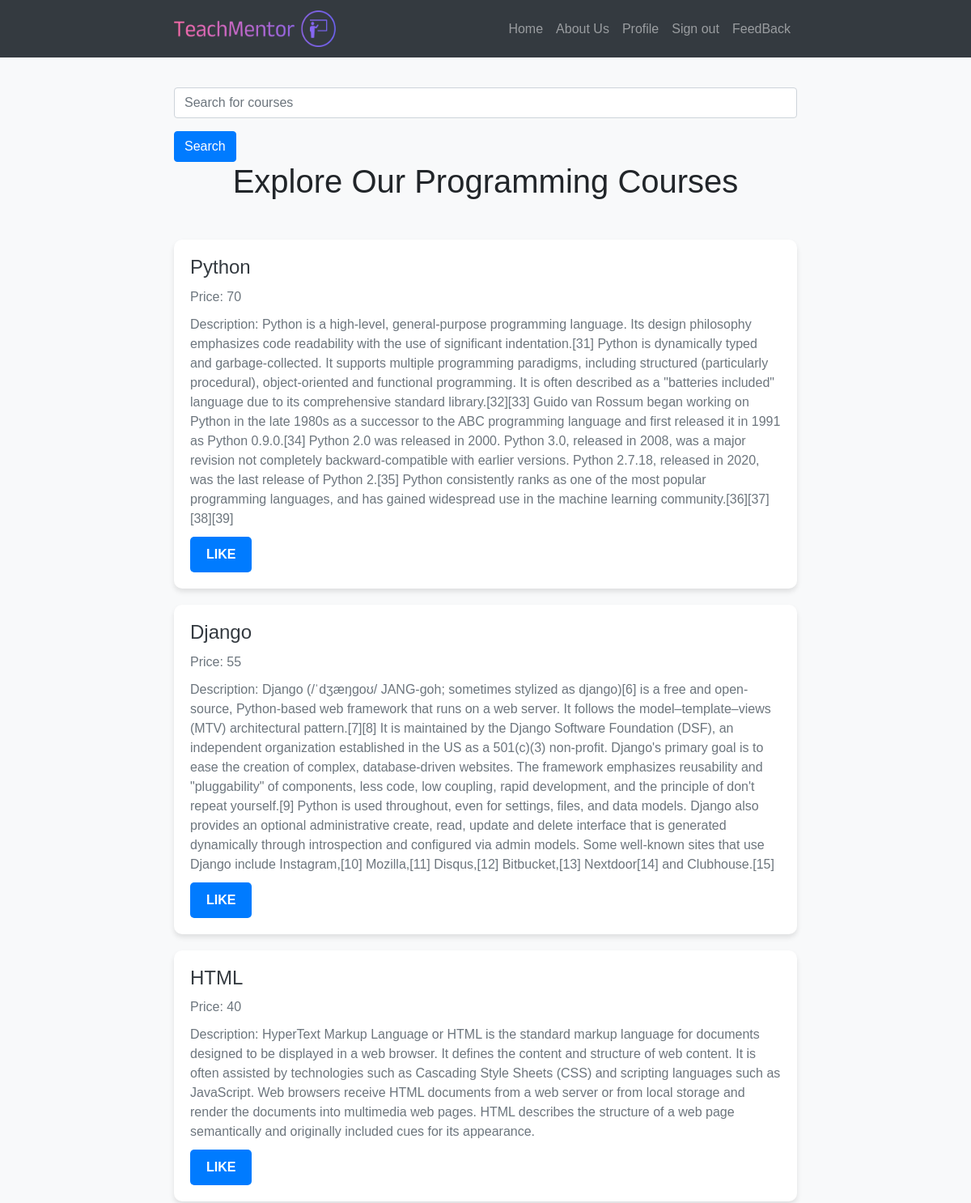
Page / (signed in, upper part) on the earlier database version.
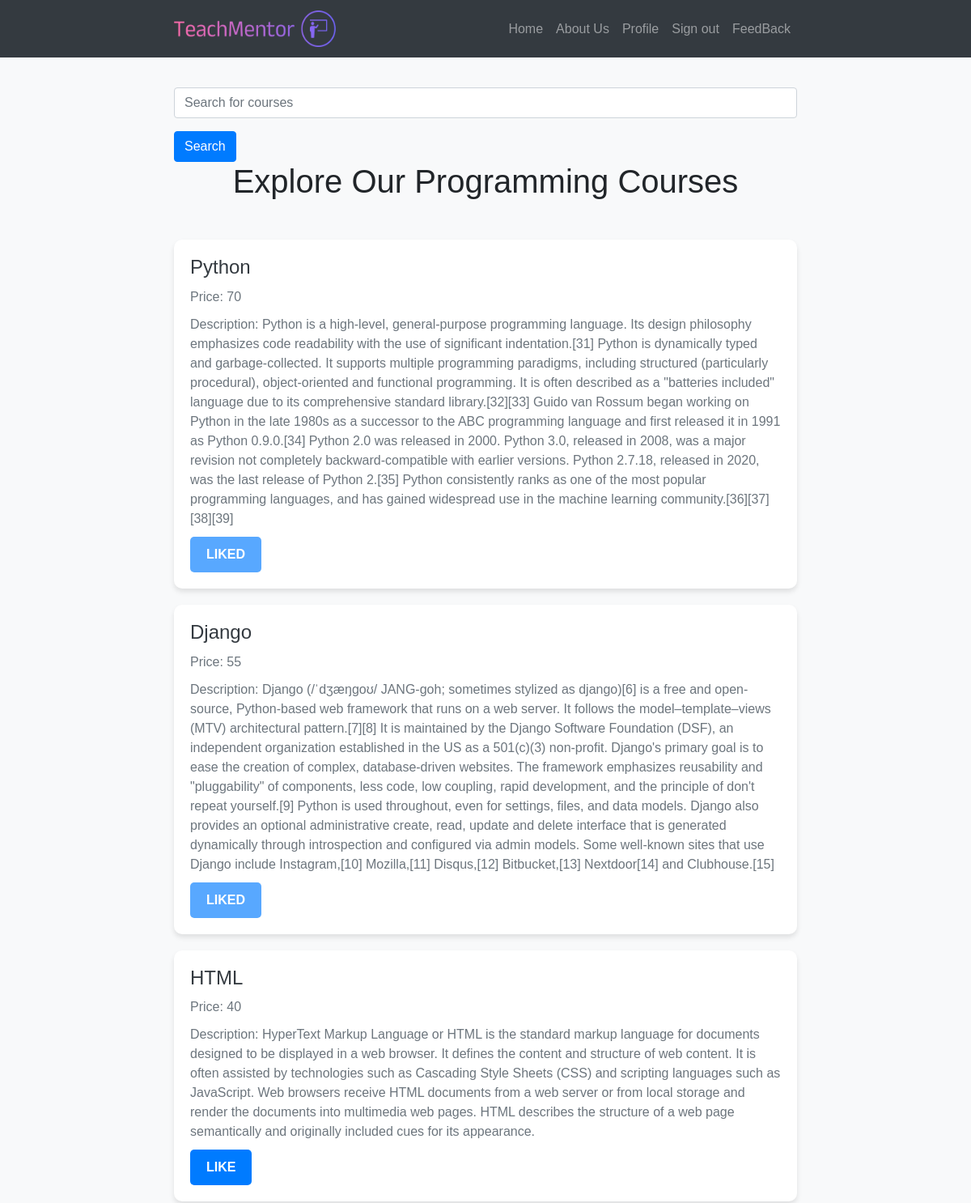
Same page on the later database version.
### teachmentor_app/models.py (models this page shows, shortened)
class Course(models.Model):
    course_name = models.CharField(max_length=30, blank=False)
    price = models.IntegerField(default=0)
    description = models.TextField()
    likes = models.IntegerField(default=0)

### teachmentor_app/views.py (the view)
# urls.py: path('', index, name='index'),
def index(request):
    all_courses = Course.objects.all()
    query = request.GET.get('q')
    if query:
        all_courses = all_courses.filter(course_name__icontains=query)
    return render(request, 'index.html', {'courses':all_courses})

### templates/index.html (shortened to what this page needs)
{%load static%}
<!DOCTYPE html>
<html lang="en">
<head>
    <link rel="stylesheet" href="https://stackpath.bootstrapcdn.com/bootstrap/4.5.2/css/bootstrap.min.css">
    <link rel="stylesheet" href="https://cdnjs.cloudflare.com/ajax/libs/font-awesome/5.15.4/css/all.min.css">
</head>
    <body>
<nav class="navbar navbar-expand-lg navbar-dark fixed-top">
    <div class="container">
        <a class="navbar-brand" href="/"><img src="{%static 'img/image.png' %}" width="200" height="45" alt="TechMentor"></a>
        <div class="collapse navbar-collapse" id="navbarSupportedContent">
            <ul class="navbar-nav ml-auto">
                <li class="nav-item">
                    <a class="nav-link" href="/">Home</a>
                </li>
                <li class="nav-item">
                    <a class="nav-link" href="{% url 'about' %}">About Us</a>
                </li>
                {% if user.is_authenticated %}
                    <li class="nav-item">
        <a class="nav-link" href="{% url 'user_profile' %}">Profile</a>
                     </li>
                    <li class="nav-item">
                        <a class="nav-link" href="{% url 'logout' %}">Sign out</a>
                    </li>
                {% endif %}
                            <li><a class="nav-link" href="{% url 'feedback' %}?name-feedback">FeedBack</a></li>
            </ul>
        </div>
    </div>
</nav>
    <div class="container mt-5">
        <form method="GET" action="/">
            <div class="form-group">
                <input type="text" class="form-control" name="q" placeholder="Search for courses">
            </div>
            <button type="submit" class="btn btn-primary">Search</button>
        </form>
        <h1 class="text-center mb-5">Explore Our Programming Courses</h1>
        {% for course in courses %}
<div class="course-card">
    <h2>{{ course.course_name }}</h2>
    <p>Price: {{ course.price }}</p>
    <p>Description: {{ course.description }}</p>
    {% if user.is_authenticated %}
    {% if course in user.userprofile.liked_courses.all %}
    <button class="btn btn-secondary disabled">Liked</button>
    {% else %}
    <form action="{% url 'like_course' course.pk %}" method="POST">
        <button type="submit" class="btn btn-primary">Like</button>
    </form>
    {% endif %}
    {% else %}
    <a href="{% url 'login' %}" class="btn btn-lg btn-primary">Login</a> to like the course
    {% endif %}
</div>
{% endfor %}
    </body>
</html>

### templates/index.html (style rules this page uses)
body { background-color: #f8f9fa; font-family: Arial, sans-serif; padding-top: 60px; }
.container { max-width: 800px; }
.navbar { background-color: #343a40; }
.navbar-brand { color: #fff; font-size: 24px; }
.navbar-nav .nav-link { color: #fff; }
.course-card { background-color: #fff; border-radius: 10px; box-shadow: 0 4px 6px rgba(0, 0, 0, 0.1); margin-bottom: 20px; padding: 20px; transition: box-shadow 0.3s ease; }
.course-card h2 { font-size: 24px; color: #343a40; margin-bottom: 10px; }
.course-card p { font-size: 16px; color: #6c757d; margin-bottom: 10px; }
.course-card .btn { background-color: #007bff; color: #fff; border: none; border-radius: 5px; padding: 10px 20px; text-transform: uppercase; font-weight: bold; transition: background-color 0.3s ease; }

Differences in the rows shown:
changed Course "Python": text "LIKE" → "LIKED"
changed Course "Django": text "LIKE" → "LIKED"
